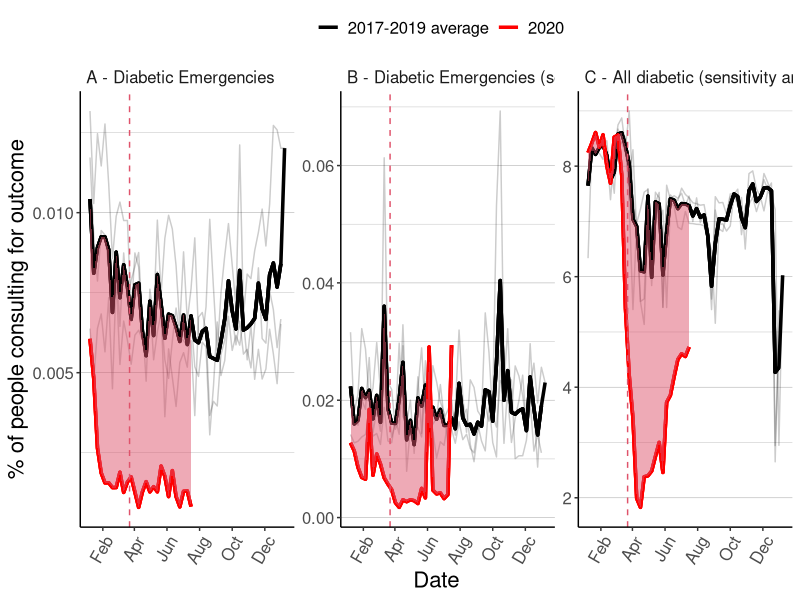

Write R code to recreate this figure.
#---------------------------------------------------------------------------------------
# Project: Covid-Collateral
# Program Name: outcomesOverall
# Author: Alasdair SA_diabetes_def 
# Date Created: 07/10/2020
# Notes: How sensitive are results to the definition of "diabetes"
#---------------------------------------------------------------------------------------

# Flag missing libraries and install those required
list <-  c("tidyverse", "lubridate", "cowplot")
new.packages <- list[!(list %in% installed.packages()[,"Package"])]
if(length(new.packages)) install.packages(new.packages)

library(tidyverse)
library(lubridate)
library(cowplot)

# Import data -------------------------------------------------------------
outcome_of_interest <- c("diabetes", "diabetes_sa", "diabetes_s2")

outcome_of_interest_namematch <- bind_cols("outcome" = outcome_of_interest, 
																					 "outcome_name" = (c("A - Diabetic Emergencies", 
																					 										"B - Diabetic Emergencies (sensitivity analysis)",
																					 										"C - All diabetic (sensitivity analysis)")
																					 )
)
plot_order <- c(1,2,3) 

outcome_1 <- read_csv(here::here("data", "an_diabetes.csv")) %>%
	mutate_at(vars(weekDate), dmy) %>%
	mutate(proportion = (numOutcome/numEligible)*100) 
outcome_2 <- read_csv(here::here("data/Sens_analysis/an_diab_hyperglyc.csv")) %>%
	mutate_at(vars(weekDate), dmy) %>%
	mutate(proportion = (numOutcome/numEligible)*100) 
outcome_3 <- read_csv(here::here("data/Sens_analysis/an_diabetes_full.csv")) %>%
	mutate_at(vars(weekDate), dmy) %>%
	mutate(proportion = (numOutcome/numEligible)*100) 

plot_main <- function(ii){
	out_file <- get(paste0("outcome_",ii))
	## recode all the factor variables
	out_file <- out_file %>%
		mutate(category_cat = category) %>%
		mutate_at("category_cat" , ~ifelse(stratifier == "gender", 
																			 recode(.,`1` = "Male", `2` = "Female"),
																			 ifelse(stratifier == "age", 
																			 			 recode(.,`10` = "10-30", `20` = "10-30", `30` = "30-50", `40` = "30-50", `50` = "50-70", `60` = "50-70", `70` = "70+", `80` = "70+", `90` = "70+", `100` = "70+"),
																			 			 ifelse(stratifier == "region", 
																			 			 			 recode(.,`1` = "North East",`2` = "North West",`3` = "Yorkshire & the Humber",`4` = "East Midlands",`5` = "West Midlands",`6` = "Eastern",`7` = "South West",`8` = "South Central",`9` = "London",`10` = "South East",`11` = "Northern Ireland"),
																			 			 			 .)
																			 )
		)
		)
	
	df_plot_1 <- out_file %>%
		rename("value" = proportion) %>%
		filter(stratifier == "overall") 
	
	# Week
	figure1 <- ggplot(df_plot_1, aes(x = time, y = value)) +
		geom_line() +
		geom_point() +
		xlab("Date") +
		ylab("Proportion Overall") +
		ggtitle(stringr::str_to_title(outcome_of_interest[ii])) +
		theme_classic() +
		theme(axis.text.x = element_text(angle = 60, hjust = 1)) +
		scale_x_continuous(
			breaks = c(0, 52, 104, 156, 167, 208),
			labels = c("2017", "2018", "2019", "2020", "Lockdown", "2021")
		) +
		geom_vline(xintercept = 167, linetype = "dashed")
	
	# Plot style 2 - relative change from baseline ----------------------------
	Plot_fmt <- df_plot_1 %>%
		mutate(year = year(weekDate)) %>%
		mutate(week = week(weekDate)) 
	
	Plot_2020 <- Plot_fmt %>%
		filter(year == 2020) %>% 
		select(week, "value_20" = value) 
	
	Plot_historical <- Plot_fmt %>%
		filter(year != 2020) %>%
		group_by(week) %>%
		summarise(value = mean(value)) %>% 
		rename("value_hist" = value)
	
	df_plot2 <- Plot_fmt %>% 
		filter(year != 2020) %>%
		left_join(Plot_historical, by = "week") %>%
		left_join(Plot_2020, by = "week") %>%
		mutate(plotWeek = as.Date("1991-01-01")+(week*7)) %>%
		mutate(value_20_low = ifelse(value_20 < value_hist, value_20, value_hist),
					 value_20_hi = ifelse(value_20 > value_hist, value_20, value_hist))
	
	
	name_to_plot_title <- outcome_of_interest_namematch %>%
		filter(outcome == outcome_of_interest[ii]) %>% 
		select(outcome_name)
	
	df_plot2 <- df_plot2 %>%
		mutate(plot_name = pull(name_to_plot_title),
					 fill_group = "lo")

	## bodging so that the lines sync up despite the colour switch
	higher_pts <- which(df_plot2$value_20 > df_plot2$value_hist)
	for(xx in higher_pts){
		dup_row <- df_plot2 %>%
			slice(xx) %>%
			mutate(fill_group = "hi")
		df_plot2 <- df_plot2 %>%
			slice(-xx) %>%
			add_row(dup_row) %>%
			add_row(dup_row)
	}
	
	df_plot2
}

pdf("~/Documents/COVID-Collateral/graphfiles/SA_diabetes.pdf", width = 13, height = 5)

plot_full <- NULL
for(ii in plot_order){
	print(ii)
	plot_full <- plot_full %>%
		bind_rows(
			plot_main(ii)
		)
}
plot_full$plot_name <- factor(plot_full$plot_name, levels = outcome_of_interest_namematch$outcome_name[plot_order])

bkg_colour <- "white"
colors <- c("2020" = "red", "2017-2019 average" = "black")
figure_1b <- ggplot(plot_full, aes(x = plotWeek, y = value, group = year)) +
	geom_line(data = filter(plot_full, year == 2017), alpha = 0.2) +  #aes(col = "2017"), 
	geom_line(data = filter(plot_full, year == 2018), alpha = 0.2) +  #aes(col = "2018"), 
	geom_line(data = filter(plot_full, year == 2019), alpha = 0.2) +  #aes(col = "2019"), 
	geom_line(aes(y = value_hist, col = "2017-2019 average"), lwd = 1.2) +
	geom_line(aes(y = value_20, col = "2020"), lwd = 1.2) +
	geom_ribbon(aes(ymin = value_20, ymax = value_hist), fill = alpha(2, 0.2), lty = 0) +
	scale_x_date(date_labels = "%b", breaks = "2 months") +
	facet_wrap(~plot_name, scales = "free", ncol = 4) +
	geom_vline(xintercept = as.Date("1991-03-23"), linetype = "dashed", col = 2) +
	labs(x = "Date", y = "% of people consulting for outcome") +
	theme_classic() +
	theme(axis.title = element_text(size = 16),
				axis.text.y = element_text(size = 12),
				axis.text.x = element_text(angle = 60, hjust = 1, size = 12),
				legend.position = "top",
				plot.background = element_rect(fill = bkg_colour, colour =  NA),
				panel.background = element_rect(fill = bkg_colour, colour =  NA),
				legend.text = element_text(size = 12),
				legend.title = element_text(size = 12),
				legend.background = element_rect(fill = bkg_colour, colour = NA),
				strip.background = element_rect(fill = bkg_colour, colour =  NA),
				strip.text = element_text(size = 12, hjust = 0),
				panel.grid.major = element_blank(),
				panel.grid.minor.x = element_blank(),
				panel.grid.minor.y = element_line(size=.2, color=rgb(0,0,0,0.2)) ,
				panel.grid.major.y = element_line(size=.2, color=rgb(0,0,0,0.3))) +
	scale_color_manual(name = "",
										 breaks = c("2017-2019 average", "2020"),
										 labels = c("2017-2019 average", "2020"),
										 values = colors)
figure_1b
dev.off()
#ggsave(file = "~/Documents/COVID-Collateral/graphfiles/overallOutcomes.pdf", width = 12, height = 12)


